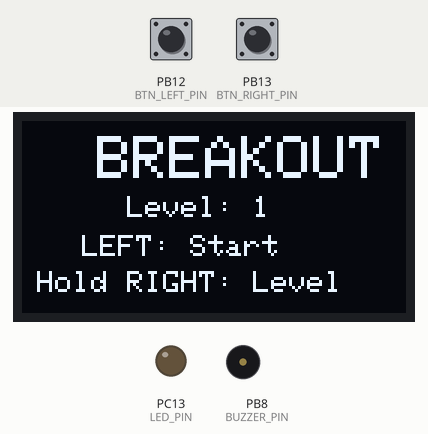
A sketch run on a simulated STM32 Blue Pill. Parts: 128×64 one-colour display, output pins drawn as LEDs (lit = HIGH), buzzer (waves = sounding). Dashed ring = blinking. The test bench sets the inputs (shaded band); at power-on: PB12 (BTN_LEFT_PIN) HIGH, PB13 (BTN_RIGHT_PIN) HIGH. What the sketch prints to the serial monitor is not drawn.

Above: at 3.5 s.
3.6 s: PB12 (BTN_LEFT_PIN) pulled LOW for 0.15 s
At 3.79 s:
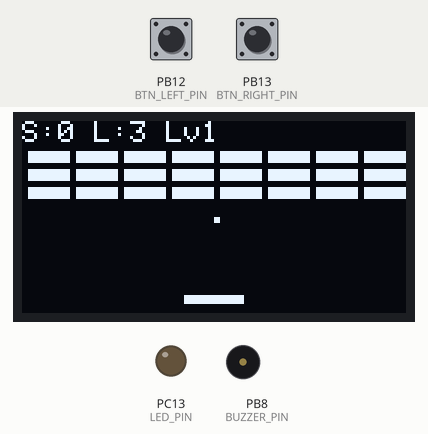
4.3 s: PB13 (BTN_RIGHT_PIN) pulled LOW for 1 s
At 4.72 s:
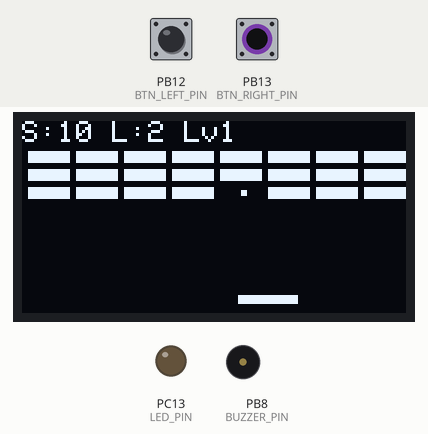
5.9 s: PB12 (BTN_LEFT_PIN) pulled LOW for 1 s
At 7.41 s:
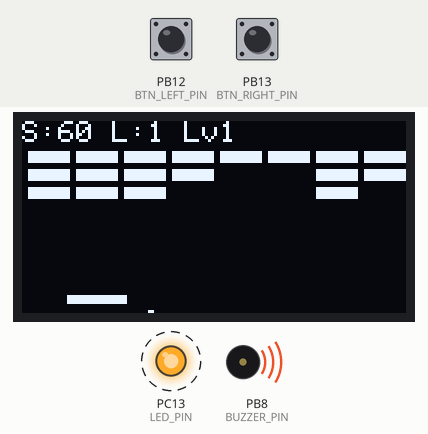
7.5 s: PB12 (BTN_LEFT_PIN) pulled LOW for 3.2 s
At 9.3 s:
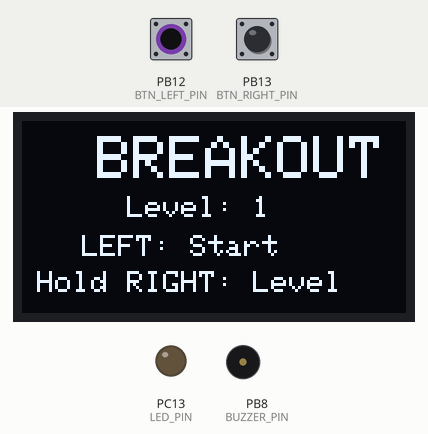
12.2 s: PB13 (BTN_RIGHT_PIN) pulled LOW for 3.2 s
At 15.1 s:
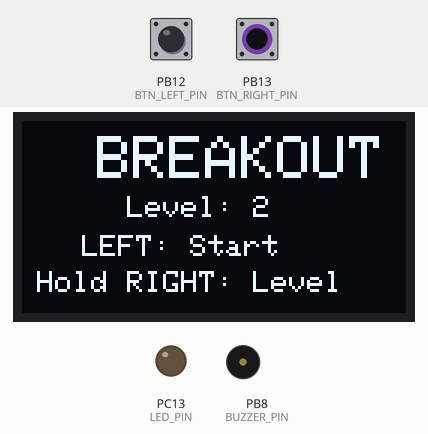
16.9 s: PB12 (BTN_LEFT_PIN) pulled LOW for 0.15 s
At 17.39 s:
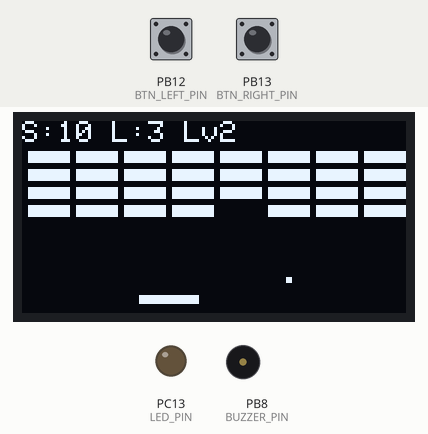
Timing chart, 0 to 18.6 s (numbered marks = the images above; inputs shaded):
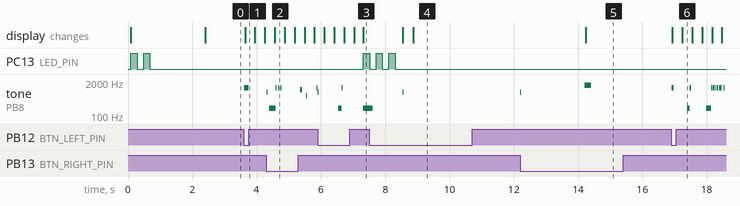

Measured:
- after the input at 3.6 s, tone on PB8 (BUZZER_PIN): silent → 1200 Hz at once, → silent 0.14 s later; the display: changes at once (image 1)
- after the input at 7.5 s, the display: first differs from a run without the input after 1.4 s (image 4)
- after the input at 12.2 s, tone on PB8 (BUZZER_PIN): silent → 800 Hz at once, → silent 0.03 s later, → 1500 Hz 2.0 s later, → silent 0.20 s later; the display: changes after 2.0 s (image 5)
- after the input at 16.9 s, tone on PB8 (BUZZER_PIN): plays 1200 Hz for 0.07 s, 200 Hz for 0.08 s, 1200 Hz for 0.04 s, 200 Hz for 0.15 s, 1200 Hz for 0.04 s, 1200 Hz for 0.04 s … (10 notes in this stretch), starting at once; the display: first changes at once (image 6 shows a later state)
- by itself, PC13 (LED_PIN): alternates HIGH for 0.20 s and LOW for 0.20 s, 5 changes in all, then stays LOW

The sketch:

main.ino
```cpp
#include "config.h"
#include "oled.h"
#include "button.h"
#include "led.h"
#include "buzzer.h"
#include "game.h"

// ========== SETUP ==========
void setup() {
  // Khởi tạo Serial (STM32 sử dụng Serial qua USB hoặc UART)
  Serial.begin(115200);
  while (!Serial && millis() < 3000); // Đợi Serial ready (timeout 3s)

  Serial.println(F("\n========================================"));
  Serial.println(F("   BREAKOUT GAME - STM32 VERSION"));
  Serial.println(F("========================================"));

  // Khởi tạo các module
  LED_Init();
  Buzzer_Init();
  Button_Init();
  OLED_Init();
  Game_Init();

  // Hiển thị thông báo khởi động
  OLED_ShowMessage("BREAKOUT\nSTM32 Ready!", 25, 20);
  LED_Blink(2, 200);
  delay(1500);

  Serial.println(F("System initialized successfully!"));
  Serial.println(F("========================================\n"));
}

// ========== LOOP ==========
void loop() {
  // Cập nhật trạng thái nút bấm
  Button_Update();

  // Cập nhật và vẽ game
  Game_Update();

  // Cập nhật hiển thị OLED
  OLED_Update();

  // Delay nhỏ để tránh quá tải CPU (STM32 chạy nhanh hơn Arduino)
  // Game_Update đã có frame limiting nên có thể bỏ delay này
  // delay(1);
}
```

button.cpp
```cpp
#include "button.h"
#include "buzzer.h"

// ========== BIẾN MODULE ==========
bool btnLeftState = false;
bool btnRightState = false;
bool btnLeftLastState = false;
bool btnRightLastState = false;
unsigned long btnHoldStartTime = 0;

// ========== KHỞI TẠO NÚT BẤM ==========
void Button_Init() {
  Serial.println(F("Initializing Buttons..."));

  // STM32 sử dụng INPUT_PULLUP tương tự Arduino
  pinMode(BTN_LEFT_PIN, INPUT_PULLUP);
  pinMode(BTN_RIGHT_PIN, INPUT_PULLUP);

  btnLeftState = false;
  btnRightState = false;
  btnLeftLastState = false;
  btnRightLastState = false;
  btnHoldStartTime = 0;

  Serial.println(F("Buttons initialized OK!"));
}

// ========== CẬP NHẬT TRẠNG THÁI NÚT ==========
void Button_Update() {
  // Lưu trạng thái cũ
  btnLeftLastState = btnLeftState;
  btnRightLastState = btnRightState;

  // Đọc trạng thái mới (LOW = nhấn vì dùng INPUT_PULLUP)
  btnLeftState = (digitalRead(BTN_LEFT_PIN) == LOW);
  btnRightState = (digitalRead(BTN_RIGHT_PIN) == LOW);

  // Phát âm thanh khi vừa nhấn nút
  if (Button_IsLeftJustPressed()) {
    Buzzer_Beep(800, 30);
  }
  if (Button_IsRightJustPressed()) {
    Buzzer_Beep(800, 30);
  }

  // Theo dõi thời gian giữ nút phải
  if (btnRightState && !btnRightLastState) {
    btnHoldStartTime = millis();
  } else if (!btnRightState) {
    btnHoldStartTime = 0;
  }
}

// ========== KIỂM TRA NÚT TRÁI ĐANG NHẤN ==========
bool Button_IsLeftPressed() {
  return btnLeftState;
}

// ========== KIỂM TRA NÚT PHẢI ĐANG NHẤN ==========
bool Button_IsRightPressed() {
  return btnRightState;
}

// ========== KIỂM TRA NÚT TRÁI VỪA NHẤN ==========
bool Button_IsLeftJustPressed() {
  return (btnLeftState && !btnLeftLastState);
}

// ========== KIỂM TRA NÚT PHẢI VỪA NHẤN ==========
bool Button_IsRightJustPressed() {
  return (btnRightState && !btnRightLastState);
}

// ========== LẤY THỜI GIAN GIỮ NÚT ==========
unsigned long Button_GetHoldTime() {
  if (btnHoldStartTime == 0) {
    return 0;
  }
  return millis() - btnHoldStartTime;
}

// ========== RESET THỜI GIAN GIỮ NÚT ==========
void Button_ResetHold() {
  btnHoldStartTime = 0;
}
```

button.h
```cpp
#ifndef BUTTON_H
#define BUTTON_H

#include "config.h"

// ========== KHAI BÁO HÀM ==========
void Button_Init();
void Button_Update();
bool Button_IsLeftPressed();
bool Button_IsRightPressed();
bool Button_IsLeftJustPressed();
bool Button_IsRightJustPressed();
unsigned long Button_GetHoldTime();
void Button_ResetHold();

// ========== BIẾN TOÀN CỤC ==========
extern bool btnLeftState;
extern bool btnRightState;
extern bool btnLeftLastState;
extern bool btnRightLastState;
extern unsigned long btnHoldStartTime;

#endif // BUTTON_H
```

buzzer.cpp
```cpp
#include "buzzer.h"

// Biến cho tone trên STM32
static unsigned long toneEndTime = 0;
static bool toneActive = false;

// ========== KHỞI TẠO BUZZER ==========
void Buzzer_Init() {
  Serial.println(F("Initializing Buzzer..."));

  pinMode(BUZZER_PIN, OUTPUT);
  digitalWrite(BUZZER_PIN, LOW);

  Serial.println(F("Buzzer initialized OK!"));
}

// ========== PHÁT ÂM THANH ==========
void Buzzer_Beep(int frequency, int duration) {
  // STM32 có thể sử dụng tone() nếu có thư viện hỗ trợ
  // Hoặc sử dụng PWM thủ công
  tone(BUZZER_PIN, frequency, duration);

  // Nếu tone() không hoạt động, có thể dùng cách này:
  /*
  toneActive = true;
  toneEndTime = millis() + duration;
  // Sử dụng timer hoặc PWM để tạo tần số
  */
}

// ========== CẬP NHẬT BUZZER (gọi trong loop nếu cần) ==========
void Buzzer_Update() {
  if (toneActive && millis() >= toneEndTime) {
    Buzzer_Stop();
  }
}

// ========== DỪNG ÂM THANH ==========
void Buzzer_Stop() {
  noTone(BUZZER_PIN);
  digitalWrite(BUZZER_PIN, LOW);
  toneActive = false;
}

// ========== ÂM THANH VA CHẠM TƯỜNG ==========
void Buzzer_PlayHit() {
  Buzzer_Beep(600, 30);
}

// ========== ÂM THANH CHẠM PADDLE ==========
void Buzzer_PlayPaddle() {
  Buzzer_Beep(1000, 50);
}

// ========== ÂM THANH PHÁ GẠCH ==========
void Buzzer_PlayBrick() {
  Buzzer_Beep(1200, 40);
}

// ========== ÂM THANH GAME OVER ==========
void Buzzer_PlayGameOver() {
  Buzzer_Beep(200, 300);
}

// ========== ÂM THANH HOÀN THÀNH LEVEL ==========
void Buzzer_PlayLevelComplete() {
  Buzzer_Beep(1500, 100);
  delay(150);
  Buzzer_Beep(1800, 100);
  delay(150);
  Buzzer_Beep(2000, 200);
}
```

buzzer.h
```cpp
#ifndef BUZZER_H
#define BUZZER_H

#include "config.h"

// ========== KHAI BÁO HÀM ==========
void Buzzer_Init();
void Buzzer_Beep(int frequency, int duration);
void Buzzer_Stop();
void Buzzer_PlayHit();
void Buzzer_PlayPaddle();
void Buzzer_PlayBrick();
void Buzzer_PlayGameOver();
void Buzzer_PlayLevelComplete();

#endif // BUZZER_H
```

game.cpp
```cpp
#include "game.h"
#include "oled.h"
#include "button.h"
#include "led.h"
#include "buzzer.h"

// ========== BIẾN GAME ==========
GameState currentState = STATE_MENU;
int currentLevel = 1;
int score = 0;
int lives = MAX_LIVES;

Paddle paddle;
Ball ball;
bool bricks[BRICK_ROWS][BRICK_COLS];
int bricksRemaining = 0;

unsigned long lastFrameTime = 0;
int frameDelay = 20;
bool levelChangeMode = false;

// ========== KHỞI TẠO GAME ==========
void Game_Init() {
  Serial.println(F("Initializing Game..."));

  currentState = STATE_MENU;
  currentLevel = 1;

  // Khởi tạo paddle
  paddle.x = (SCREEN_WIDTH - PADDLE_WIDTH) / 2;
  paddle.y = SCREEN_HEIGHT - 6;
  paddle.width = PADDLE_WIDTH;
  paddle.height = PADDLE_HEIGHT;
  paddle.speed = PADDLE_SPEED;

  // Khởi tạo ball
  ball.x = SCREEN_WIDTH / 2;
  ball.y = SCREEN_HEIGHT / 2;
  ball.speedX = 2.0;
  ball.speedY = -2.0;
  ball.size = BALL_SIZE;

  Serial.println(F("Game initialized OK!"));
}

// ========== CẬP NHẬT GAME ==========
void Game_Update() {
  unsigned long currentTime = millis();

  // Giới hạn frame rate
  if (currentTime - lastFrameTime < frameDelay) {
    return;
  }
  lastFrameTime = currentTime;

  // Xử lý theo state
  switch(currentState) {
    case STATE_MENU:
      Game_UpdateMenu();
      break;
    case STATE_PLAYING:
      Game_UpdatePlaying();
      break;
    case STATE_GAME_OVER:
      Game_UpdateGameOver();
      break;
    case STATE_LEVEL_COMPLETE:
      Game_UpdateLevelComplete();
      break;
  }

  // Vẽ game
  Game_Draw();
}

// ========== BẮT ĐẦU GAME MỚI ==========
void Game_Start() {
  currentState = STATE_PLAYING;
  score = 0;
  lives = MAX_LIVES;

  // Reset paddle
  paddle.x = (SCREEN_WIDTH - paddle.width) / 2;

  // Reset ball
  ball.x = SCREEN_WIDTH / 2;
  ball.y = SCREEN_HEIGHT / 2;

  // Tốc độ theo level
  if (currentLevel == 1) {
    ball.speedX = 1.5;
    ball.speedY = -1.5;
    frameDelay = 25;
  } else {
    ball.speedX = 2.0;
    ball.speedY = -2.0;
    frameDelay = 16;
  }

  // Khởi tạo gạch
  Game_InitBricks();

  Buzzer_Beep(1200, 150);
}

// ========== RESET GAME ==========
void Game_Reset() {
  ball.x = SCREEN_WIDTH / 2;
  ball.y = SCREEN_HEIGHT / 2;
  ball.speedY = -abs(ball.speedY);
  paddle.x = (SCREEN_WIDTH - paddle.width) / 2;
}

// ========== KHỞI TẠO GẠCH ==========
void Game_InitBricks() {
  bricksRemaining = 0;
  int rows = (currentLevel == 1) ? 3 : 4;

  for (int row = 0; row < BRICK_ROWS; row++) {
    for (int col = 0; col < BRICK_COLS; col++) {
      if (row < rows) {
        bricks[row][col] = true;
        bricksRemaining++;
      } else {
        bricks[row][col] = false;
      }
    }
  }

  Serial.print(F("Bricks initialized: "));
  Serial.println(bricksRemaining);
}

// ========== CẬP NHẬT MENU ==========
void Game_UpdateMenu() {
  // Kiểm tra giữ nút phải để đổi level
  if (Button_GetHoldTime() > 2000 && !levelChangeMode) {
    levelChangeMode = true;
    currentLevel = (currentLevel == 1) ? 2 : 1;
    Buzzer_Beep(1500, 200);
    Serial.print(F("Level changed to: "));
    Serial.println(currentLevel);
  }

  if (!Button_IsRightPressed()) {
    levelChangeMode = false;
  }

  // Nhấn nút trái để bắt đầu
  if (Button_IsLeftJustPressed()) {
    Game_Start();
  }
}

// ========== CẬP NHẬT PLAYING ==========
void Game_UpdatePlaying() {
  Game_MovePaddle();
  Game_MoveBall();
  Game_CheckCollisions();

  // Kiểm tra hoàn thành level
  if (bricksRemaining == 0) {
    currentState = STATE_LEVEL_COMPLETE;
    Buzzer_PlayLevelComplete();
  }
}

// ========== DI CHUYỂN PADDLE ==========
void Game_MovePaddle() {
  if (Button_IsLeftPressed() && paddle.x > 0) {
    paddle.x -= paddle.speed;
    if (paddle.x < 0) paddle.x = 0;
  }

  if (Button_IsRightPressed() && paddle.x < SCREEN_WIDTH - paddle.width) {
    paddle.x += paddle.speed;
    if (paddle.x > SCREEN_WIDTH - paddle.width) {
      paddle.x = SCREEN_WIDTH - paddle.width;
    }
  }
}

// ========== DI CHUYỂN BÓNG ==========
void Game_MoveBall() {
  ball.x += ball.speedX;
  ball.y += ball.speedY;
}

// ========== KIỂM TRA VA CHẠM ==========
void Game_CheckCollisions() {
  Game_CheckWallCollision();
  Game_CheckPaddleCollision();
  Game_CheckBrickCollision();
  Game_CheckBallLost();
}

// ========== VA CHẠM TƯỜNG ==========
void Game_CheckWallCollision() {
  // Tường trái/phải
  if (ball.x <= 0 || ball.x >= SCREEN_WIDTH - ball.size) {
    ball.speedX = -ball.speedX;
    Buzzer_PlayHit();
  }

  // Tường trên
  if (ball.y <= 8) {
    ball.speedY = -ball.speedY;
    Buzzer_PlayHit();
  }
}

// ========== VA CHẠM PADDLE ==========
void Game_CheckPaddleCollision() {
  if (ball.y + ball.size >= paddle.y &&
      ball.y + ball.size <= paddle.y + paddle.height &&
      ball.x + ball.size >= paddle.x &&
      ball.x <= paddle.x + paddle.width) {

    ball.speedY = -abs(ball.speedY);
    Buzzer_PlayPaddle();

    // Thay đổi góc dựa vào vị trí chạm
    float hitPos = (ball.x - paddle.x) / (float)paddle.width;
    ball.speedX = (hitPos - 0.5) * 5.0;
  }
}
void Game_CheckBrickCollision() {
  int brickStartY = 10;

  for (int row = 0; row < BRICK_ROWS; row++) {
    for (int col = 0; col < BRICK_COLS; col++) {
      if (!bricks[row][col]) continue;

      int brickX = col * (BRICK_WIDTH + 2) + 2;
      int brickY = row * (BRICK_HEIGHT + 2) + brickStartY;

      // Kiểm tra va chạm
      if (ball.x + ball.size >= brickX &&
          ball.x <= brickX + BRICK_WIDTH &&
          ball.y + ball.size >= brickY &&
          ball.y <= brickY + BRICK_HEIGHT) {

        // Xóa gạch
        bricks[row][col] = false;
        bricksRemaining--;
        score += 10;

        // Đổi hướng ball
        ball.speedY = -ball.speedY;

        Buzzer_PlayBrick();

        Serial.print(F("Brick destroyed! Remaining: "));
        Serial.println(bricksRemaining);
        return;
      }
    }
  }
}

// ========== KIỂM TRA BÓNG RƠI ==========
void Game_CheckBallLost() {
  if (ball.y > SCREEN_HEIGHT) {
    lives--;
    Buzzer_PlayGameOver();

    Serial.print(F("Ball lost! Lives: "));
    Serial.println(lives);

    if (lives <= 0) {
      currentState = STATE_GAME_OVER;
      LED_Blink(3, 200);
    } else {
      Game_Reset();
    }
  }
}

// ========== CẬP NHẬT GAME OVER ==========
void Game_UpdateGameOver() {
  if (Button_IsLeftJustPressed()) {
    currentState = STATE_MENU;
    delay(300);
  }
}

// ========== CẬP NHẬT LEVEL COMPLETE ==========
void Game_UpdateLevelComplete() {
  static unsigned long completeTime = 0;

  if (completeTime == 0) {
    completeTime = millis();
  }

  if (millis() - completeTime > 3000) {
    completeTime = 0;

    if (currentLevel < 2) {
      currentLevel++;
      Game_Start();
    } else {
      currentState = STATE_MENU;
      currentLevel = 1;
    }
  }
}

// ========== VẼ GAME ==========
void Game_Draw() {
  OLED_Clear();

  switch(currentState) {
    case STATE_MENU:
      Game_DrawMenu();
      break;
    case STATE_PLAYING:
      Game_DrawPlaying();
      break;
    case STATE_GAME_OVER:
      Game_DrawGameOver();
      break;
    case STATE_LEVEL_COMPLETE:
      Game_DrawLevelComplete();
      break;
  }
}

// ========== VẼ MENU ==========
void Game_DrawMenu() {
  OLED_DrawText("BREAKOUT", 25, 5, 2);

  char buffer[32];
  sprintf(buffer, "Level: %d", currentLevel);
  OLED_DrawText(buffer, 35, 25, 1);

  OLED_DrawText("LEFT: Start", 20, 38, 1);
  OLED_DrawText("Hold RIGHT: Level", 5, 50, 1);
}

// ========== VẼ PLAYING ==========
void Game_DrawPlaying() {
  // Vẽ điểm số
  OLED_DrawScore(score, lives, currentLevel);

  // Vẽ gạch
  Game_DrawBricks();

  // Vẽ paddle
  Game_DrawPaddle();

  // Vẽ ball
  Game_DrawBall();
}

// ========== VẼ GẠCH ==========
void Game_DrawBricks() {
  int brickStartY = 10;

  for (int row = 0; row < BRICK_ROWS; row++) {
    for (int col = 0; col < BRICK_COLS; col++) {
      if (bricks[row][col]) {
        int x = col * (BRICK_WIDTH + 2) + 2;
        int y = row * (BRICK_HEIGHT + 2) + brickStartY;
        OLED_DrawRect(x, y, BRICK_WIDTH, BRICK_HEIGHT, true);
      }
    }
  }
}

// ========== VẼ PADDLE ==========
void Game_DrawPaddle() {
  OLED_DrawRect(paddle.x, paddle.y, paddle.width, paddle.height, true);
}

// ========== VẼ BÓNG ==========
void Game_DrawBall() {
  OLED_DrawRect((int)ball.x, (int)ball.y, ball.size, ball.size, true);
}

// ========== VẼ GAME OVER ==========
void Game_DrawGameOver() {
  OLED_DrawText("GAME OVER", 20, 10, 2);

  char buffer[32];
  sprintf(buffer, "Score: %d", score);
  OLED_DrawText(buffer, 30, 35, 1);

  OLED_DrawText("LEFT: Menu", 25, 52, 1);
}

// ========== VẼ LEVEL COMPLETE ==========
void Game_DrawLevelComplete() {
  OLED_DrawText("LEVEL", 35, 10, 2);
  OLED_DrawText("COMPLETE!", 20, 28, 2);

  char buffer[32];
  sprintf(buffer, "Score: %d", score);
  OLED_DrawText(buffer, 30, 50, 1);
}
```

game.h
```cpp
#ifndef GAME_H
#define GAME_H

#include "config.h"

// ========== CẤU TRÚC DỮ LIỆU ==========
struct Paddle {
  int x;
  int y;
  int width;
  int height;
  int speed;
};

struct Ball {
  float x;
  float y;
  float speedX;
  float speedY;
  int size;
};

// ========== BIẾN TOÀN CỤC ==========
extern GameState currentState;
extern int currentLevel;
extern int score;
extern int lives;
extern Paddle paddle;
extern Ball ball;
extern bool bricks[BRICK_ROWS][BRICK_COLS];
extern int bricksRemaining;
extern unsigned long lastFrameTime;
extern int frameDelay;

// ========== KHAI BÁO HÀM ==========
void Game_Init();
void Game_Update();
void Game_Start();
void Game_Reset();

// State handlers
void Game_UpdateMenu();
void Game_UpdatePlaying();
void Game_UpdateGameOver();
void Game_UpdateLevelComplete();

// Game logic
void Game_InitBricks();
void Game_MovePaddle();
void Game_MoveBall();
void Game_CheckCollisions();
void Game_CheckBrickCollision();
void Game_CheckWallCollision();
void Game_CheckPaddleCollision();
void Game_CheckBallLost();

// Drawing
void Game_Draw();
void Game_DrawMenu();
void Game_DrawPlaying();
void Game_DrawGameOver();
void Game_DrawLevelComplete();
void Game_DrawBricks();
void Game_DrawPaddle();
void Game_DrawBall();

#endif // GAME_H
```

led.cpp
```cpp
#include "led.h"

// ========== KHỞI TẠO LED ==========
void LED_Init() {
  Serial.println(F("Initializing LED..."));

  pinMode(LED_PIN, OUTPUT);
  digitalWrite(LED_PIN, LOW);

  Serial.println(F("LED initialized OK!"));
}

// ========== BẬT LED ==========
void LED_On() {
  digitalWrite(LED_PIN, HIGH);
}

// ========== TẮT LED ==========
void LED_Off() {
  digitalWrite(LED_PIN, LOW);
}

// ========== ĐẢO TRẠNG THÁI LED ==========
void LED_Toggle() {
  digitalWrite(LED_PIN, !digitalRead(LED_PIN));
}

// ========== NHÁY LED ==========
void LED_Blink(int times, int delayMs) {
  for (int i = 0; i < times; i++) {
    LED_On();
    delay(delayMs);
    LED_Off();
    delay(delayMs);
  }
}
```

led.h
```cpp
#ifndef LED_H
#define LED_H

#include "config.h"

// ========== KHAI BÁO HÀM ==========
void LED_Init();
void LED_On();
void LED_Off();
void LED_Toggle();
void LED_Blink(int times, int delayMs);

#endif // LED_H
```

oled.h
```cpp
#ifndef OLED_H
#define OLED_H

#include <Wire.h>
#include <Adafruit_GFX.h>
#include <Adafruit_SSD1306.h>
#include "config.h"

// ========== KHAI BÁO HÀM ==========
void OLED_Init();
void OLED_Clear();
void OLED_Update();
void OLED_ShowMessage(const char* msg, int x, int y);
void OLED_DrawPixel(int x, int y, bool color);
void OLED_DrawRect(int x, int y, int w, int h, bool fill);
void OLED_DrawText(const char* text, int x, int y, int size);
void OLED_DrawScore(int score, int lives, int level);

// ========== BIẾN TOÀN CỤC ==========
extern Adafruit_SSD1306 display;

#endif // OLED_H
```

config.h
```cpp
#ifndef CONFIG_H
#define CONFIG_H

#include <Arduino.h>

// ========== CẤU HÌNH CHÂN GPIO STM32 ==========
// Sử dụng chân GPIO của STM32 (Blue Pill)
#define BTN_LEFT_PIN    PB12
#define BTN_RIGHT_PIN   PB13
#define LED_PIN         PC13  // LED onboard
#define BUZZER_PIN      PB8

// ========== CẤU HÌNH OLED ==========
#define SCREEN_WIDTH    128
#define SCREEN_HEIGHT   64
#define OLED_I2C_ADDR   0x3C

// STM32 I2C pins (mặc định Wire)
// SDA: PB7
// SCL: PB6

// ========== CẤU HÌNH GAME ==========
#define PADDLE_WIDTH    20
#define PADDLE_HEIGHT   3
#define PADDLE_SPEED    3
#define BALL_SIZE       2

#define BRICK_ROWS      4
#define BRICK_COLS      8
#define BRICK_WIDTH     14
#define BRICK_HEIGHT    4

#define MAX_LIVES       3

// ========== GAME STATES ==========
enum GameState {
  STATE_MENU,
  STATE_PLAYING,
  STATE_GAME_OVER,
  STATE_LEVEL_COMPLETE,
  STATE_PAUSED
};

#endif // CONFIG_H
```

Source omitted: oled.cpp (1948 bytes)
